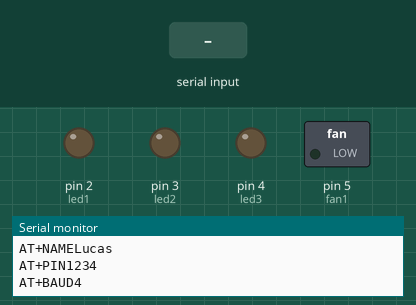
Recording of a sketch running on a simulated Arduino Mega 2560, built with avr-gcc and run on an emulated ATmega2560. Parts: switched loads named in the sketch (green lamp = pin HIGH), output pins drawn as LEDs (lit = HIGH), the last lines printed to the serial monitor. The test bench sets the inputs (shaded band). The modem accepts every AT command (registered, SIM ready, sends succeed) and sends nothing else.

Above: at 7.2 s.
7.3 s: "ligar vermelho" received over the second serial link
At 9.0 s:
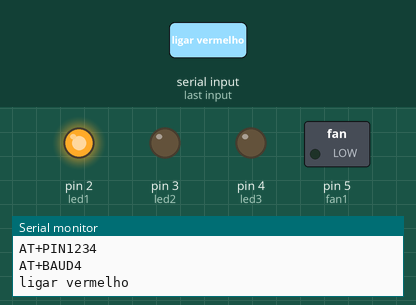
10.2 s: "ligar azul" received over the second serial link
At 12.2 s:
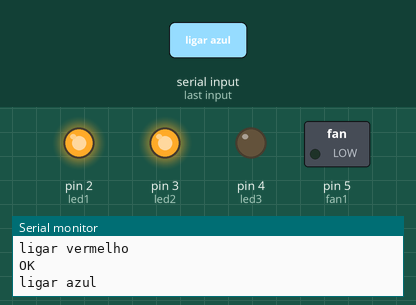
12.7 s: "desligar vermelho" received over the second serial link
At 14.7 s:
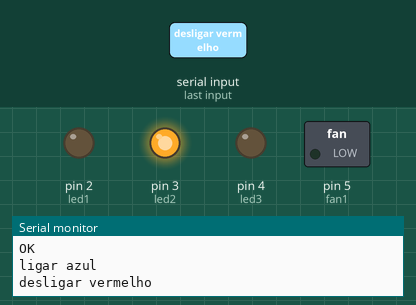
Timing chart, 0 to 16.2 s (numbered marks = the images above; inputs shaded):
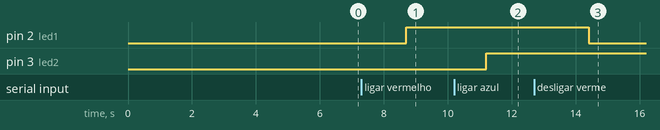

Measured:
- after the input at 7.3 s, pin 2 (led1): LOW → HIGH after 1.4 s
- after the input at 10.2 s, pin 3 (led2): LOW → HIGH after 1.0 s
- after the input at 12.7 s, pin 2 (led1): HIGH → LOW after 1.7 s

The sketch:

HC-06_MEGA.ino
```cpp
/*
Referência em bauds(velocidade) para configurar o arduino
1----1200bps
2----2400bps
3----4800bps
4----9600bps
5----19200bps
6----38400bps
7----57600bps
8----115200bps
9----230400bps
A----460800bps
B----921600bps
C----1382400bps
*/

String command = "";  // resposta do bluetooth HC-06
int portSpeak(9);     //porta ligada no speaker
String voice = "";
int led1 = 2; //Conecta LED 1 no Pin #2
int led2 = 3; //Conecta LED 2 no Pin #3
int led3 = 4; //Conecta LED 4 no Pin #4
int fan1 = 5; //Conecta Fan no Pin #5

//melodia do MARIO THEME
int melodia[] = {660,660,660,510,660,770,380,510,380,320,440,480,450,430,380,660,760,860,700,760,660,520,580,480,510,380,320,440,480,450,430,380,660,760,860,700,760,660,520,580,480,500,760,720,680,620,650,380,430,500,430,500,570,500,760,720,680,620,650,1020,1020,1020,380,500,760,720,680,620,650,380,430,500,430,500,570,585,550,500,380,500,500,500,500,760,720,680,620,650,380,430,500,430,500,570,500,760,720,680,620,650,1020,1020,1020,380,500,760,720,680,620,650,380,430,500,430,500,570,585,550,500,380,500,500,500,500,500,500,500,580,660,500,430,380,500,500,500,500,580,660,870,760,500,500,500,500,580,660,500,430,380,660,660,660,510,660,770,380};

//duraçao de cada nota
int duracaodasnotas[] = {100,100,100,100,100,100,100,100,100,100,100,80,100,100,100,80,50,100,80,50,80,80,80,80,100,100,100,100,80,100,100,100,80,50,100,80,50,80,80,80,80,100,100,100,100,150,150,100,100,100,100,100,100,100,100,100,100,150,200,80,80,80,100,100,100,100,100,150,150,100,100,100,100,100,100,100,100,100,100,100,100,100,100,100,100,100,150,150,100,100,100,100,100,100,100,100,100,100,150,200,80,80,80,100,100,100,100,100,150,150,100,100,100,100,100,100,100,100,100,100,100,100,100,60,80,60,80,80,80,80,80,80,60,80,60,80,80,80,80,80,60,80,60,80,80,80,80,80,80,100,100,100,100,100,100,100};

void playMario() {
  //for para tocar as 156 notas começando no 0 ate 156 ++ incrementado
  for (int nota = 0; nota < 156; nota++) {
      int duracaodanota = duracaodasnotas[nota];
      tone(portSpeak, melodia[nota],duracaodanota);
      //pausa depois das notas
      int pausadepoisdasnotas[] ={150,300,300,100,300,550,575,450,400,500,300,330,150,300,200,200,150,300,150,350,300,150,150,500,450,400,500,300,330,150,300,200,200,150,300,150,350,300,150,150,500,300,100,150,150,300,300,150,150,300,150,100,220,300,100,150,150,300,300,300,150,300,300,300,100,150,150,300,300,150,150,300,150,100,420,450,420,360,300,300,150,300,300,100,150,150,300,300,150,150,300,150,100,220,300,100,150,150,300,300,300,150,300,300,300,100,150,150,300,300,150,150,300,150,100,420,450,420,360,300,300,150,300,150,300,350,150,350,150,300,150,600,150,300,350,150,150,550,325,600,150,300,350,150,350,150,300,150,600,150,300,300,100,300,550,575};
      delay(pausadepoisdasnotas[nota]);
    }
    noTone(portSpeak);
}

void offAllLeds(){
  digitalWrite(led1, LOW);
  digitalWrite(led2, LOW);
  digitalWrite(led3, LOW);
}

void onAllLeds(){
  digitalWrite(led1, HIGH);
  digitalWrite(led2, HIGH);
  digitalWrite(led3, HIGH);
}

void setup() {
  Serial.begin(9600);       //monitor
  Serial1.begin(9600);      //bluetooth
  pinMode(led1, OUTPUT);
  pinMode(led2, OUTPUT);
  pinMode(led3, OUTPUT);
  pinMode(fan1, OUTPUT);

  Serial.println("AT");
  Serial1.print("AT");                  //PING
  if (Serial1.available()) {
    while(Serial1.available()) {
    delay(3);
    char c = Serial1.read();
      command += c;
    }
  }

  delay(2000);
  Serial.println(command);
  command = ""; // No repeats
  Serial.println("AT+NAMELucas");
  Serial1.print("AT+NAMELucas");        //Altera nome do bluetoth, a partir de agora ele se chamará Lucas
  if (Serial1.available()) {
    while(Serial1.available()) {
        delay(3);
      command += (char)Serial1.read();
    }
  }

  delay(2000);
  Serial.println(command);
  command = ""; // No repeats
  Serial.println("AT+PIN1234");
  Serial1.print("AT+PIN1234");        //Altera senha do bluetooth, deixado senha padrão
  if (Serial1.available()) {
    while(Serial1.available()) {
        delay(3);
      command += (char)Serial1.read();
    }
  }

  delay(2000);
  Serial.println(command);
  command = ""; // No repeats
  Serial.println("AT+BAUD4");
  Serial1.print("AT+BAUD4");          //Altera bauds (Velocidade da transmisão serial, verificar referência acima caso queira alterar)
  if (Serial1.available()) {
    while(Serial1.available()) {
      command += (char)Serial1.read();
      delay(2000);
      Serial.println(command);
    }
  }
}

void loop(){

  if (Serial1.available()) {
    while(Serial1.available()) { // Continua lendo caso haver mais para le na serial.
      delay(100);
       voice += (char)Serial1.read();
    }
    Serial.println(voice);
    Serial1.print(voice);
  }

  if(voice.length() > 0) {
    Serial1.println(voice);
    if (voice == "ligar vermelho" || voice == "led 1 ligar"){
      digitalWrite(led1, HIGH);
    }
    else if (voice == "desligar vermelho" || voice == "led 1 desligar"){
      digitalWrite(led1, LOW);
    }
    else if (voice == "ligar azul" || voice == "led 2 ligar"){
      digitalWrite(led2, HIGH);
    }
    else if (voice == "desligar azul" || voice == "led 2 desligar"){
      digitalWrite(led2, LOW);
    }
    else if (voice == "ligar verde" || voice == "led 3 ligar"){
      digitalWrite(led3, HIGH);
    }
    else if (voice == "desligar verde" || voice == "led 3 desligar"){
      digitalWrite(led3, LOW);
    }
    else if (voice == "ligar todos os leds"){
      onAllLeds();
    }
    else if (voice == "desligar todos os leds"){
      offAllLeds();
    }
    else if (voice == "ventilador"){
      digitalWrite(fan1, HIGH);
    }
    else if(voice == "desligar ventilador"){
      digitalWrite(fan1, LOW);
    }
    else if(voice == "tocar mario"){
      playMario();
    }
    else if(voice == "para mario"){
      noTone(portSpeak);
    }
  }
  voice="";
  delay(100);
}
```
